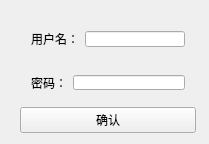
<?xml version="1.0" encoding="UTF-8"?>
<ui version="4.0">
 <class>loginClass</class>
 <widget class="QWidget" name="loginClass">
  <property name="geometry">
   <rect>
    <x>0</x>
    <y>0</y>
    <width>209</width>
    <height>144</height>
   </rect>
  </property>
  <property name="windowTitle">
   <string>login</string>
  </property>
  <widget class="QWidget" name="widget_3" native="true">
   <property name="geometry">
    <rect>
     <x>9</x>
     <y>9</y>
     <width>198</width>
     <height>135</height>
    </rect>
   </property>
   <layout class="QVBoxLayout" name="verticalLayout">
    <item>
     <widget class="QWidget" name="widget" native="true">
      <layout class="QHBoxLayout" name="horizontalLayout">
       <item>
        <widget class="QLabel" name="label">
         <property name="text">
          <string>用户名：</string>
         </property>
        </widget>
       </item>
       <item>
        <widget class="QLineEdit" name="name"/>
       </item>
      </layout>
     </widget>
    </item>
    <item>
     <widget class="QWidget" name="widget_2" native="true">
      <layout class="QHBoxLayout" name="horizontalLayout_2">
       <item>
        <widget class="QLabel" name="label_2">
         <property name="text">
          <string>密码：</string>
         </property>
        </widget>
       </item>
       <item>
        <widget class="QLineEdit" name="psd"/>
       </item>
      </layout>
     </widget>
    </item>
    <item>
     <widget class="QPushButton" name="ok">
      <property name="text">
       <string>确认</string>
      </property>
     </widget>
    </item>
   </layout>
  </widget>
 </widget>
 <layoutdefault spacing="6" margin="11"/>
 <resources/>
 <connections/>
</ui>
